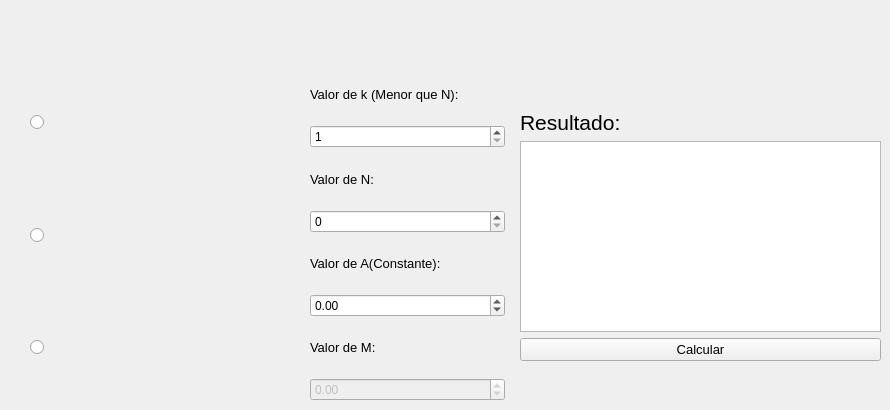
   <widget class="QWidget" name="tabSomatoria">
    <attribute name="title">
     <string>Somatoria</string>
    </attribute>
    <widget class="QWidget" name="verticalLayoutWidget">
     <property name="geometry">
      <rect>
       <x>30</x>
       <y>70</y>
       <width>251</width>
       <height>331</height>
      </rect>
     </property>
     <layout class="QVBoxLayout" name="verticalLayout">
      <item>
       <layout class="QHBoxLayout" name="horizontalLayout">
        <item>
         <widget class="QRadioButton" name="rbSomatoria1">
          <property name="text">
           <string/>
          </property>
         </widget>
        </item>
        <item>
         <widget class="QLabel" name="lbImgSomatoria1">
          <property name="text">
           <string/>
          </property>
          <property name="pixmap">
           <pixmap>Images/Somatoria1.PNG</pixmap>
          </property>
         </widget>
        </item>
       </layout>
      </item>
      <item>
       <layout class="QHBoxLayout" name="horizontalLayout_2">
        <item>
         <widget class="QRadioButton" name="rbSomatoria2">
          <property name="text">
           <string/>
          </property>
         </widget>
        </item>
        <item>
         <widget class="QLabel" name="lbImgSomatoria2">
          <property name="text">
           <string/>
          </property>
          <property name="pixmap">
           <pixmap>Images/Somatoria2.PNG</pixmap>
          </property>
         </widget>
        </item>
       </layout>
      </item>
      <item>
       <layout class="QHBoxLayout" name="horizontalLayout_3">
        <item>
         <widget class="QRadioButton" name="rbSomatoria3">
          <property name="text">
           <string/>
          </property>
         </widget>
        </item>
        <item>
         <widget class="QLabel" name="lbImgSomatoria3">
          <property name="text">
           <string/>
          </property>
          <property name="pixmap">
           <pixmap>Images/Somatoria3.PNG</pixmap>
          </property>
         </widget>
        </item>
       </layout>
      </item>
     </layout>
    </widget>
    <widget class="QWidget" name="verticalLayoutWidget_2">
     <property name="geometry">
      <rect>
       <x>310</x>
       <y>70</y>
       <width>195</width>
       <height>331</height>
      </rect>
     </property>
     <layout class="QVBoxLayout" name="verticalLayout_2">
      <item>
       <widget class="QLabel" name="label">
        <property name="font">
         <font>
          <pointsize>10</pointsize>
         </font>
        </property>
        <property name="text">
         <string>Valor de k (Menor que N):</string>
        </property>
       </widget>
      </item>
      <item>
       <widget class="QSpinBox" name="EntradaK">
        <property name="minimum">
         <number>1</number>
        </property>
        <property name="maximum">
         <number>9999999</number>
        </property>
       </widget>
      </item>
      <item>
       <widget class="QLabel" name="label_2">
        <property name="font">
         <font>
          <pointsize>10</pointsize>
         </font>
        </property>
        <property name="text">
         <string>Valor de N:</string>
        </property>
       </widget>
      </item>
      <item>
       <widget class="QSpinBox" name="EntradaN">
        <property name="maximum">
         <number>9999999</number>
        </property>
       </widget>
      </item>
      <item>
       <widget class="QLabel" name="label_3">
        <property name="font">
         <font>
          <pointsize>10</pointsize>
         </font>
        </property>
        <property name="text">
         <string>Valor de A(Constante):</string>
        </property>
       </widget>
      </item>
      <item>
       <widget class="QDoubleSpinBox" name="EntradaA">
        <property name="minimum">
         <double>-99999999.000000000000000</double>
        </property>
        <property name="maximum">
         <double>99999999.989999994635582</double>
        </property>
       </widget>
      </item>
      <item>
       <widget class="QLabel" name="label_4">
        <property name="font">
         <font>
          <pointsize>10</pointsize>
         </font>
        </property>
        <property name="text">
         <string>Valor de M:</string>
        </property>
       </widget>
      </item>
      <item>
       <widget class="QDoubleSpinBox" name="EntradaM">
        <property name="enabled">
         <bool>false</bool>
        </property>
        <property name="minimum">
         <double>-99999999.000000000000000</double>
        </property>
        <property name="maximum">
         <double>99999999.989999994635582</double>
        </property>
       </widget>
      </item>
     </layout>
    </widget>
    <widget class="QWidget" name="verticalLayoutWidget_3">
     <property name="geometry">
      <rect>
       <x>520</x>
       <y>110</y>
       <width>361</width>
       <height>251</height>
      </rect>
     </property>
     <layout class="QVBoxLayout" name="verticalLayout_3">
      <item>
       <widget class="QLabel" name="label_5">
        <property name="enabled">
         <bool>true</bool>
        </property>
        <property name="font">
         <font>
          <pointsize>16</pointsize>
         </font>
        </property>
        <property name="layoutDirection">
         <enum>Qt::LeftToRight</enum>
        </property>
        <property name="text">
         <string>Resultado:</string>
        </property>
       </widget>
      </item>
      <item>
       <widget class="QTextBrowser" name="SomatoriaResultado">
        <property name="placeholderText">
         <string/>
        </property>
       </widget>
      </item>
      <item>
       <widget class="QPushButton" name="CalcularSomatoria">
        <property name="font">
         <font>
          <pointsize>10</pointsize>
         </font>
        </property>
        <property name="text">
         <string>Calcular</string>
        </property>
        <property name="checkable">
         <bool>false</bool>
        </property>
       </widget>
      </item>
     </layout>
    </widget>
   </widget>
